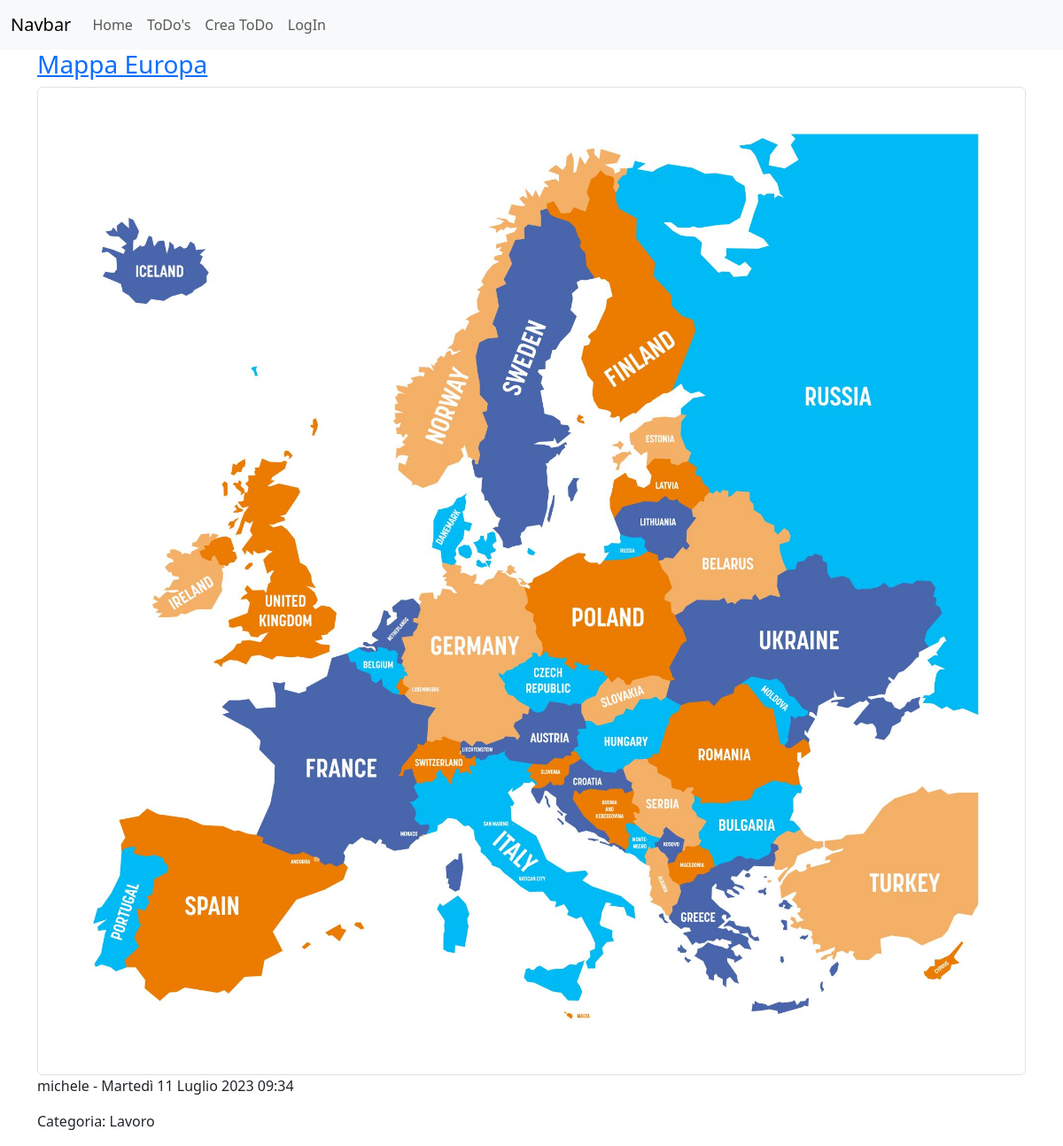
The page /todos/ on the database its author committed.
### main/models.py (models this page shows, shortened)
class ToDo(models.Model):
    autore = models.ForeignKey(User, on_delete = models.CASCADE)
    categoria = models.ForeignKey(ToDoCategory, on_delete=models.CASCADE, default=None)
    img = models.ImageField(default=None, upload_to='img')
    titolo = models.CharField('Titolo del ToDo',max_length = 200,default=None)
    task = models.TextField('Descrizione del Task')
    create_at = models.DateTimeField(auto_now_add=True)
    update_at = models.DateTimeField(auto_now_add=True)

class ToDoCategory(models.Model):
    titolo = models.CharField(max_length=200)
    def __str__(self):
        return self.titolo

### main/views.py (the view)
# urls.py: path('todos/', views.todos, name='todos'),
def todos(request):
    todos = ToDo.objects.all()
    return render(request,'main/todos.html', {"todos":todos})

### main/templates/main/todos.html (shortened to what this page needs)
{% extends 'base.html' %}
{% block contenuto %}
{% for t in todos  %}
<h3><a href="{% url 'todo' t.pk %}">{{ t.titolo }}</a></h3>
<img src="{{ t.img.url }}" class="img-thumbnail">
<p>{{ t.autore }} - {{ t.create_at }}</p>
<p>Categoria: {{ t.categoria }} </p>
{% endfor %}
{% endblock contenuto %}

### rows shown on the page
ToDo: titolo "Mappa Europa", img (picture), autore "michele", create_at "Martedì 11 Luglio 2023 09:34", categoria "Lavoro"
